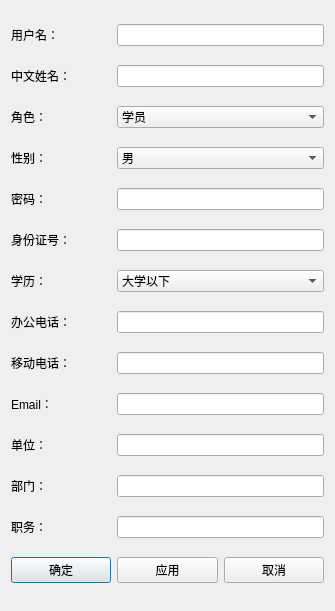
<?xml version="1.0" encoding="UTF-8"?>
<ui version="4.0">
 <class>CStudentInfoAddTable</class>
 <widget class="QDialog" name="CStudentInfoAddTable">
  <property name="geometry">
   <rect>
    <x>0</x>
    <y>0</y>
    <width>335</width>
    <height>611</height>
   </rect>
  </property>
  <property name="windowTitle">
   <string>添加用户信息</string>
  </property>
  <layout class="QGridLayout" name="gridLayout">
   <item row="0" column="0">
    <widget class="QLabel" name="label">
     <property name="styleSheet">
      <string notr="true">font: 14pt &quot;宋体&quot;;</string>
     </property>
     <property name="text">
      <string>用户名：</string>
     </property>
    </widget>
   </item>
   <item row="0" column="1" colspan="2">
    <widget class="QLineEdit" name="editName"/>
   </item>
   <item row="1" column="0">
    <widget class="QLabel" name="label_12">
     <property name="styleSheet">
      <string notr="true">font: 14pt &quot;宋体&quot;;</string>
     </property>
     <property name="text">
      <string>中文姓名：</string>
     </property>
    </widget>
   </item>
   <item row="1" column="1" colspan="2">
    <widget class="QLineEdit" name="editLongName"/>
   </item>
   <item row="2" column="0">
    <widget class="QLabel" name="label_2">
     <property name="styleSheet">
      <string notr="true">font: 14pt &quot;宋体&quot;;</string>
     </property>
     <property name="text">
      <string>角色：</string>
     </property>
    </widget>
   </item>
   <item row="2" column="1" colspan="2">
    <widget class="QComboBox" name="editRole">
     <item>
      <property name="text">
       <string>学员</string>
      </property>
     </item>
     <item>
      <property name="text">
       <string>教员</string>
      </property>
     </item>
     <item>
      <property name="text">
       <string>系统</string>
      </property>
     </item>
    </widget>
   </item>
   <item row="3" column="0">
    <widget class="QLabel" name="label_13">
     <property name="styleSheet">
      <string notr="true">font: 14pt &quot;宋体&quot;;</string>
     </property>
     <property name="text">
      <string>性别：</string>
     </property>
    </widget>
   </item>
   <item row="3" column="1" colspan="2">
    <widget class="QComboBox" name="editSex">
     <item>
      <property name="text">
       <string>男</string>
      </property>
     </item>
     <item>
      <property name="text">
       <string>女</string>
      </property>
     </item>
    </widget>
   </item>
   <item row="4" column="0">
    <widget class="QLabel" name="label_3">
     <property name="styleSheet">
      <string notr="true">font: 14pt &quot;宋体&quot;;</string>
     </property>
     <property name="text">
      <string>密码：</string>
     </property>
    </widget>
   </item>
   <item row="4" column="1" colspan="2">
    <widget class="QLineEdit" name="editPassword"/>
   </item>
   <item row="5" column="0">
    <widget class="QLabel" name="label_4">
     <property name="styleSheet">
      <string notr="true">font: 14pt &quot;宋体&quot;;</string>
     </property>
     <property name="text">
      <string>身份证号：</string>
     </property>
    </widget>
   </item>
   <item row="5" column="1" colspan="2">
    <widget class="QLineEdit" name="editIdCard"/>
   </item>
   <item row="6" column="0">
    <widget class="QLabel" name="label_5">
     <property name="styleSheet">
      <string notr="true">font: 14pt &quot;宋体&quot;;</string>
     </property>
     <property name="text">
      <string>学历：</string>
     </property>
    </widget>
   </item>
   <item row="6" column="1" colspan="2">
    <widget class="QComboBox" name="editEdu">
     <item>
      <property name="text">
       <string>大学以下</string>
      </property>
     </item>
     <item>
      <property name="text">
       <string>专科</string>
      </property>
     </item>
     <item>
      <property name="text">
       <string>本科</string>
      </property>
     </item>
     <item>
      <property name="text">
       <string>研究生及以上</string>
      </property>
     </item>
    </widget>
   </item>
   <item row="7" column="0">
    <widget class="QLabel" name="label_11">
     <property name="styleSheet">
      <string notr="true">font: 14pt &quot;宋体&quot;;</string>
     </property>
     <property name="text">
      <string>办公电话：</string>
     </property>
    </widget>
   </item>
   <item row="7" column="1" colspan="2">
    <widget class="QLineEdit" name="editMTel"/>
   </item>
   <item row="8" column="0">
    <widget class="QLabel" name="label_6">
     <property name="styleSheet">
      <string notr="true">font: 14pt &quot;宋体&quot;;</string>
     </property>
     <property name="text">
      <string>移动电话：</string>
     </property>
    </widget>
   </item>
   <item row="8" column="1" colspan="2">
    <widget class="QLineEdit" name="editTel"/>
   </item>
   <item row="9" column="0">
    <widget class="QLabel" name="label_7">
     <property name="styleSheet">
      <string notr="true">font: 14pt &quot;宋体&quot;;</string>
     </property>
     <property name="text">
      <string>Email：</string>
     </property>
    </widget>
   </item>
   <item row="9" column="1" colspan="2">
    <widget class="QLineEdit" name="editEmail"/>
   </item>
   <item row="10" column="0">
    <widget class="QLabel" name="label_8">
     <property name="styleSheet">
      <string notr="true">font: 14pt &quot;宋体&quot;;</string>
     </property>
     <property name="text">
      <string>单位：</string>
     </property>
    </widget>
   </item>
   <item row="10" column="1" colspan="2">
    <widget class="QLineEdit" name="editCompany"/>
   </item>
   <item row="11" column="0">
    <widget class="QLabel" name="label_9">
     <property name="styleSheet">
      <string notr="true">font: 14pt &quot;宋体&quot;;</string>
     </property>
     <property name="text">
      <string>部门：</string>
     </property>
    </widget>
   </item>
   <item row="11" column="1" colspan="2">
    <widget class="QLineEdit" name="editDepartment"/>
   </item>
   <item row="12" column="0">
    <widget class="QLabel" name="label_10">
     <property name="styleSheet">
      <string notr="true">font: 14pt &quot;宋体&quot;;</string>
     </property>
     <property name="text">
      <string>职务：</string>
     </property>
    </widget>
   </item>
   <item row="12" column="1" colspan="2">
    <widget class="QLineEdit" name="editDuty"/>
   </item>
   <item row="13" column="0">
    <widget class="QPushButton" name="buttonEnter">
     <property name="styleSheet">
      <string notr="true">font: 12pt &quot;宋体&quot;;</string>
     </property>
     <property name="text">
      <string>确定</string>
     </property>
    </widget>
   </item>
   <item row="13" column="1">
    <widget class="QPushButton" name="buttonApply">
     <property name="styleSheet">
      <string notr="true">font: 12pt &quot;宋体&quot;;</string>
     </property>
     <property name="text">
      <string>应用</string>
     </property>
    </widget>
   </item>
   <item row="13" column="2">
    <widget class="QPushButton" name="buttonExit">
     <property name="styleSheet">
      <string notr="true">font: 12pt &quot;宋体&quot;;</string>
     </property>
     <property name="text">
      <string>取消</string>
     </property>
    </widget>
   </item>
  </layout>
 </widget>
 <tabstops>
  <tabstop>editName</tabstop>
  <tabstop>editLongName</tabstop>
  <tabstop>editRole</tabstop>
  <tabstop>editSex</tabstop>
  <tabstop>editPassword</tabstop>
  <tabstop>editIdCard</tabstop>
  <tabstop>editEdu</tabstop>
  <tabstop>editMTel</tabstop>
  <tabstop>editTel</tabstop>
  <tabstop>editEmail</tabstop>
  <tabstop>editCompany</tabstop>
  <tabstop>editDepartment</tabstop>
  <tabstop>editDuty</tabstop>
  <tabstop>buttonEnter</tabstop>
 </tabstops>
 <resources/>
 <connections>
  <connection>
   <sender>buttonExit</sender>
   <signal>clicked()</signal>
   <receiver>CStudentInfoAddTable</receiver>
   <slot>reject()</slot>
   <hints>
    <hint type="sourcelabel">
     <x>205</x>
     <y>475</y>
    </hint>
    <hint type="destinationlabel">
     <x>149</x>
     <y>254</y>
    </hint>
   </hints>
  </connection>
 </connections>
</ui>
